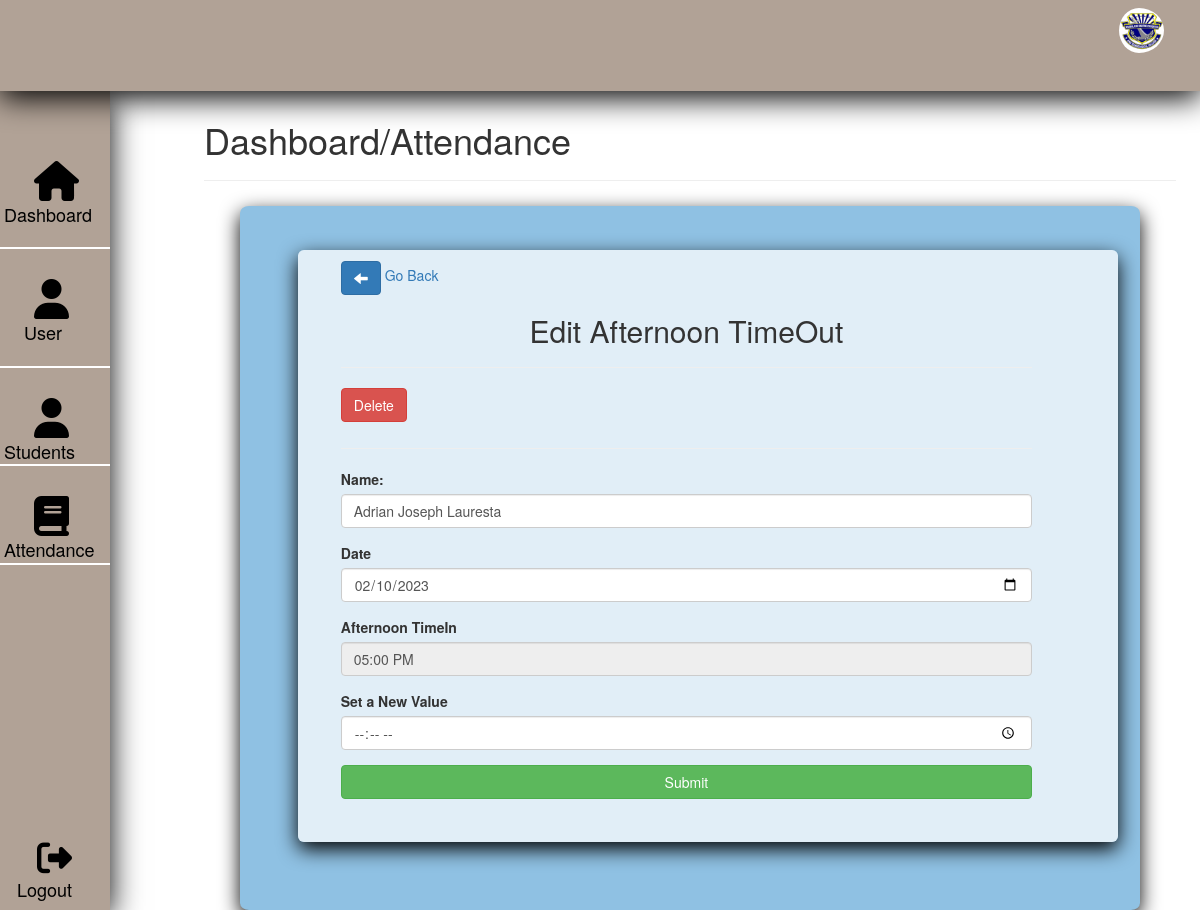
Page /admin/update-attendance/afternoon_out.php?studentID=3 (signed in) on the committed database.
### tables this page shows
CREATE TABLE `account` (
  `account_ID` int(11) NOT NULL,
  `student_id` bigint(20) NOT NULL,
  `number_on_id` int(11) NOT NULL,
  `name` varchar(255) NOT NULL,
  `time_added` date NOT NULL
);

CREATE TABLE `attendance` (
  `id` int(11) NOT NULL,
  `std_id` int(11) NOT NULL,
  `morning_in` time DEFAULT NULL,
  `morning_out` time DEFAULT NULL,
  `afternoon_in` time DEFAULT NULL,
  `afternoon_out` time DEFAULT NULL,
  `date` varchar(25) NOT NULL
);

### admin/update-attendance/afternoon_out.php (the view, shortened to what this page needs)
<?php
$con= con();
    $id = $_GET['studentID'];
$sql2 = " SELECT * FROM attendance WHERE  id = '$id' ";
$students2 = $con->query($sql2) or die($con->error);
$row2 = $students2->fetch_assoc();
$time = $row2['afternoon_out'];
$time_formatted = date("h:i A", strtotime($time));
$studentID = $row2['std_id'];
$sql = "SELECT * FROM account where student_id = '$studentID' ";
$students = $con->query($sql) or die($con->error);
$row = $students->fetch_assoc();
?>
<!DOCTYPE html>
<html lang="en">
<head>
    <link rel="stylesheet" href="../../css/style.css">
    <link rel="stylesheet" href="https://maxcdn.bootstrapcdn.com/bootstrap/3.4.1/css/bootstrap.min.css">
    <link rel="stylesheet" href="https://cdnjs.cloudflare.com/ajax/libs/font-awesome/4.7.0/css/font-awesome.min.css">
    <link rel="stylesheet" href="path/to/font-awesome/css/font-awesome.min.css">
</head>
<body>
    <?php if(isset($_SESSION['Userlogin']) && ($_SESSION['Access'] == "administrator")){ ?>
    <div class="top">
        <div class="welcome">
            <img src="../pmftci.jpg" alt="">
        </div>
    </div>
    <div class="sidebar">
        <nav>
            <ul>
                <br><br>
                <li class="active"><a href="home.php">&nbsp; &nbsp; &nbsp; <i class="fa fa-home"></i><br> Dashboard</a>
                </li><br>
                <div class="line"></div>
                <li><a href="manage-admin.php">&nbsp; &nbsp; &nbsp; <i class="fa fa-user"></i><br>&nbsp; &nbsp; User</a>
                </li><br>
                <div class="line"></div>
                <li><a href="manage-students.php">&nbsp; &nbsp; &nbsp; <i class="fa fa-user"></i><br>Students</a> </li>
                <div class="line"></div>
                <li><a href="../attend.php">&nbsp; &nbsp; &nbsp; <i class="fa fa-book"></i><br>Attendance</a> </li>
                <div class="line"></div>
            </ul>
        </nav>
        <div class="logout">
            <a href="logout.php">&nbsp; &nbsp; &nbsp;<i class="fa fa-sign-out"></i><br>&nbsp;Logout</a>
        </div>
    </div>
    <div class="header">
        <h1>Dashboard/Attendance</h3>
            <hr>
    </div>
    <br>
    <div class="main-container1">
        <div class="table1">
            <h5><a href="../view-students.php?studentID=<?php echo $row['student_id'] ?>"><span
                        class="glyphicon glyphicon-arrow-left btn btn-primary" aria-hidden="true"></span> Go
                    Back</a> </h5>
            <h2 style=" text-align: center;">Edit Afternoon TimeOut</h2>
            <hr>
            <form action="../process/delete-attend.php?studentID=<?php echo $row2['std_id'] ?>" method="POST"
                style="float:left;margin-right:5%;">
                <button type="submit" name="delete" class="btn btn-danger"
                    onclick="return checkDelete()">Delete</button>
            </form> <br><br>
            <hr>
            <form action=" " method="POST">
                <div class="form-group">
                    <label for="email">Name:</label>
                    <input type="text" class="form-control" id="email" name="name" value="<?php echo $row['name']; ?> ">
                </div>
                <div class="form-group">
                    <label for="pwd">Date</label>
                    <input type="date" class="form-control" id="pwd" name="date" value="<?php echo $row2['date']; ?>">
                </div>
                <div class="form-group">
                    <label for="email">Afternoon TimeIn</label>
                    <?php if($row2['afternoon_out'] == NULL || $row2['afternoon_out'] == $row2['afternoon_in']  ){ ?>
                    <input type="text" class="form-control" name="time1" value="NULL">
                    <?php }else{ ?>
                    <input type="text" class="form-control" name="time1" value="<?php echo $time_formatted ?> "
                        readonly>
                    <?php } ?>
                </div>
                <div class="form-group">
                    <label for="email">Set a New Value</label>
                    <input type="time" class="form-control" name="time" value="<?php echo $time_formatted ?> " required autofocus>
                </div>
                <button type="submit" class="btn btn-success" name="submit" style="width:100%;">Submit</button>
            </form>
        </div>
    </div>
    <?php }else{
        header("Location: login.php?Login First");
    } ?>
</body>
</body>
</html>

### css/style.css (style rules this page uses)
body { background: ""; }
.top { position : fixed; top : 0; left : 0; right : 0; box-shadow: 0 7px 30px #000; height : 10%; background: #b1a296; z-index : 2; }
.top .welcome { display : flex; float : right; margin-right: 3%; margin-top : 8px; }
.top .welcome img { border-radius: 50%; width : 50px; height : auto; align-items : center; padding-left : 5px; }
.sidebar { position : fixed; box-shadow : 0 7px 30px#000; left : -36px; top : 10%; bottom : 0; background : #b1a296; }
.sidebar .line { margin-left: -100%; border : 1px solid white; }
.sidebar ul li { display: block; margin-right: 15px; }
.sidebar ul li a { text-decoration: none; font-size : 18px; color : black; }
.sidebar ul li i { font-size : 40px; padding-top: 30px; }
.sidebar .logout { position : absolute; margin-left : 33%; bottom : 0; margin-bottom: 5%; }
.sidebar .logout a { font-size : 18px; text-decoration: none; color : black; }
.sidebar .logout i { font-size: 35px; }
.header { margin-left : 20%; margin-top : 7%; margin-right: 2%; height : 30px; }
.main-container1 { margin-left : 20%; box-shadow : 0 7px 20px#000; margin-top : 3%; margin-right : 10%; height : auto; border-radius: 1%; right : 0; left : 0; padding-top: 3%; flex-wrap : wrap; background : #8fc1e3; z-index : 1; padding-bottom: 5%; padding-left: 3%; }
.main-container1 .table1 { padding-left : 5%; padding-right : 10%; padding-bottom: 5%; width : 95%; max-height : calc(89% - 1.6rem); background-color: #fffb; margin : .8rem auto; border-radius: .6rem; overflow: auto; overflow: overlay; box-shadow : 0 7px 20px#000; }
@media only screen and (min-width: 769px) and (max-width: 1200px) { .header { margin-top : 10%; margin-left: 17%; } }
@media only screen and (min-width: 769px) and (max-width: 1200px) { .main-container1 { margin-right: 5%; } }

### rows in the picture
account: name "Adrian Joseph Lauresta"
attendance: date "02/10/2023", time1 "05:00 PM"
